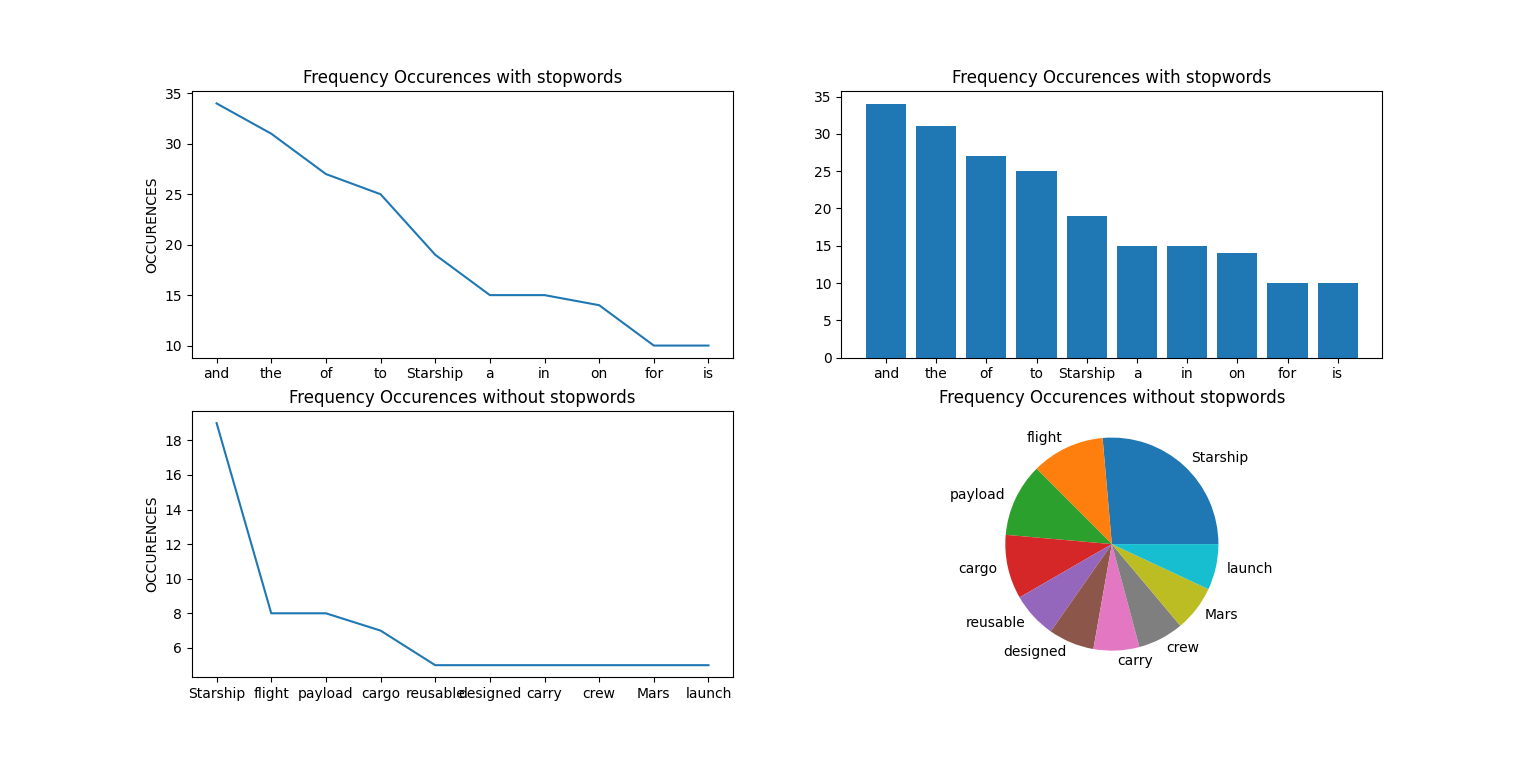

Write the Python code that produced this figure.
#importing the required libraries
import urllib.request
from bs4 import BeautifulSoup
import html5lib
import matplotlib.pyplot as plt
import nltk
nltk.download('stopwords') #downloading the stopwords from nltk library

#reading the html text from the url given
result = urllib.request.urlopen('https://www.spacex.com/vehicles/starship/')
html = result.read()

#removing the html syntax from the html code
soup = BeautifulSoup(html,"html5lib")
text = soup.get_text(strip=True)

#spliting the clear text and frequency distubuting it
tokens = text.split()
freq = nltk.FreqDist(tokens)

delete = []

#printing the words with only alphabets and there occurences which occur atleast 5 times, appending unwanted words to delete list
print("Frequency Occurences with stopwords")
for key,val in freq.items():
    if(val>=5 and key.isalpha()):
        print(str(key) + ":" + str(val))
    else:
        delete.append(key)

#deleting the unwanted words from dictionary freq
for key in delete: del freq[key]

#copying the contents from dictionary freq
clean_freq = freq.copy()

#removing the stopwords from dictionary clean_freq 
for key in freq:
    if key.lower() in nltk.corpus.stopwords.words('english'):
        del clean_freq[key]

#printing the words without stopwords aand there occurences
print("\nFrequency Occurences without stopwords")
for key,val in clean_freq.items():
    print(str(key) + ":" + str(val))

#creating the plot figure and the axies in plot
fig, ((ax1, ax2), (ax3, ax4)) = plt.subplots(2, 2)

#plotting the ax1 with title and y label 
x, y = zip(*sorted(freq.items(), key=lambda item: item[1], reverse=True)) 
ax1.set(title='Frequency Occurences with stopwords',)
ax1.plot(x[:10 if len(x) >= 10 else len(x)], y[:10 if len(y) >= 10 else len(y)])
ax1.set_ylabel('OCCURENCES')

#plotting the ax2 with title
ax2.set(title='Frequency Occurences with stopwords',)
ax2.bar(x[:10 if len(x) >= 10 else len(x)], y[:10 if len(y) >= 10 else len(y)])

#plotting the ax3 with title and y label 
x, y = zip(*sorted(clean_freq.items(), key=lambda item: item[1], reverse=True)) 
ax3.set(title='Frequency Occurences without stopwords')
ax3.plot(x[:10 if len(x) >= 10 else len(x)], y[:10 if len(y) >= 10 else len(y)])
ax3.set_ylabel('OCCURENCES')

#plotting the ax4 with title 
ax4.set(title='Frequency Occurences without stopwords',)
ax4.pie(y[:10 if len(y) >= 10 else len(y)], labels = x[:10 if len(x) >= 10 else len(x)])

plt.show()
